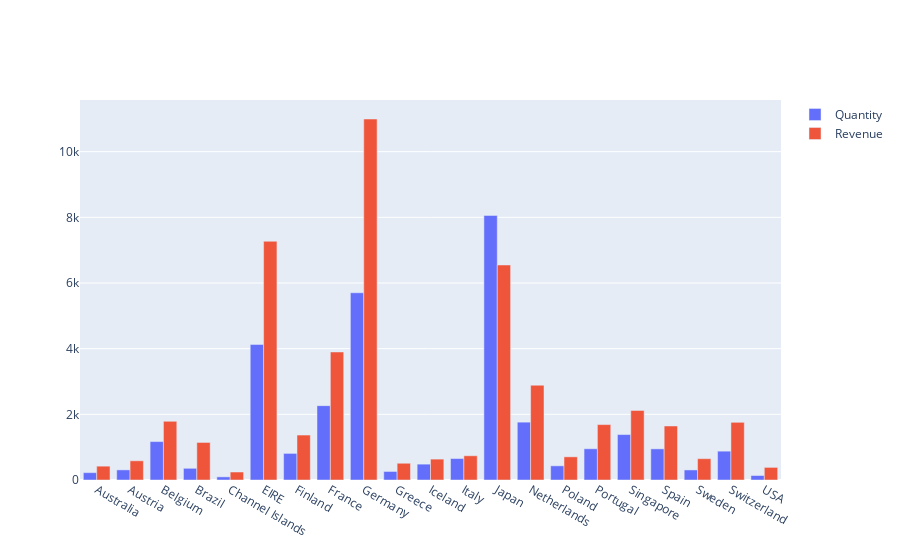

This figure's notebook cell:
### Code cell
import plotly.graph_objects as go

country = data1.index
fig = go.Figure(data=[
    go.Bar(name='Quantity', x=country, y=data1["Quantity"]),
    go.Bar(name='Revenue', x=country, y=data1["Revenue"])
])
fig.update_layout(barmode='group')
fig.show()

### Figure 1 — Plotly figure (JSON) as saved in the notebook; plotly's stock layout.template omitted (floating-point values rounded to 4 significant figures)
{"data": [{"name": "Quantity", "type": "bar", "x": ["Australia", "Austria", "Belgium", "Brazil", "Channel Islands", "EIRE", "Finland", "France", "Germany", "Greece", "Iceland", "Italy", "Japan", "Netherlands", "Poland", "Portugal", "Singapore", "Spain", "Sweden", "Switzerland", "USA"], "y": [224, 308, 1170, 356, 96, 4129, 810, 2265, 5702, 260, 483, 653, 8058, 1762, 432, 951, 1384, 948, 306, 878, 137]}, {"name": "Revenue", "type": "bar", "x": ["Australia", "Austria", "Belgium", "Brazil", "Channel Islands", "EIRE", "Finland", "France", "Germany", "Greece", "Iceland", "Italy", "Japan", "Netherlands", "Poland", "Portugal", "Singapore", "Spain", "Sweden", "Switzerland", "USA"], "y": [421.6, 584.8, 1788.0, 1144.0, 243.0, 7270.0, 1369.0, 3899.0, 10990.0, 509.7, 636.2, 737.8, 6549.0, 2887.0, 705.8, 1688.0, 2119.0, 1646.0, 649.1, 1757.0, 383.9]}], "layout": {"barmode": "group"}}
